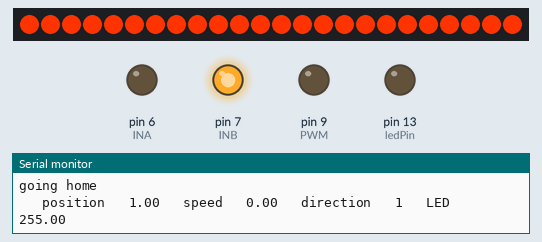
This sketch was run on a simulated Arduino Uno, built with avr-gcc and run on an emulated ATmega328P. On the bench: 24 RGB LEDs in strip order, left to right, output pins drawn as LEDs (lit = HIGH), the last lines printed to the serial monitor. Dim RGB values are drawn brighter than linear.

Above: at 21.63 s.
At 59.13 s:
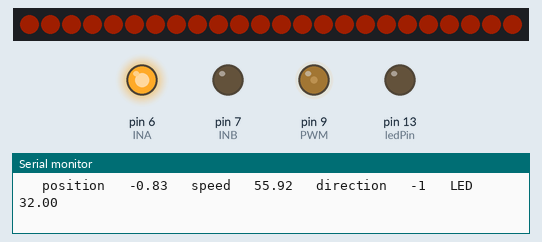
At 75.78 s:
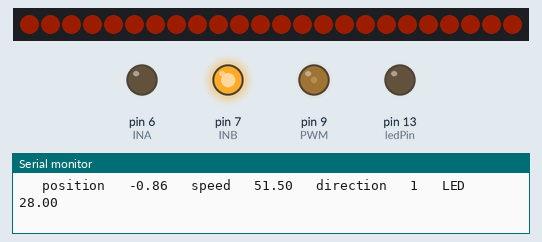
At 102.65 s:
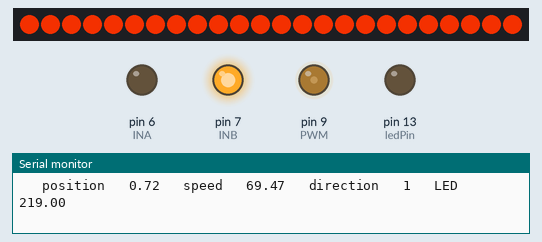
At 114.15 s:
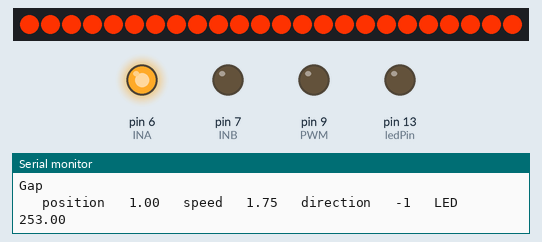
At 129.81 s:
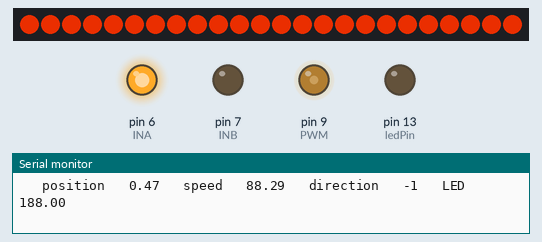
Timing chart, 0 to 130.0 s (numbered marks = the images above):
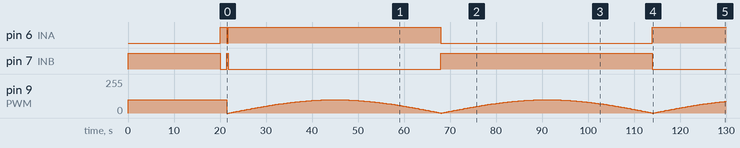

The sketch:

200125_HugeFlower_IR.ino
```cpp
#include <AccelStepper.h>
#include <Adafruit_NeoPixel.h>
#define LED_PIN    5
#define LED_COUNT 24
#define PWM 9
#define INA 6
#define INB 7
#define button 4
#include <math.h>

Adafruit_NeoPixel strip(LED_COUNT, LED_PIN, NEO_GRB + NEO_KHZ800);

float position;
float speed;
float lastPosition;
float lastSpeed;
int GAP = 0;
int homeDelay = 20000;
int rotDirection = 0;
int pressed = false;
int direction = 1;
int lastDirection = 1;
float LED;
const int buttonPin = 2;     // the number of the pushbutton pin
const int ledPin =  13;      // the number of the LED pin
int buttonState = 0;

void setup() {
  pinMode(PWM, OUTPUT);
  pinMode(INA, OUTPUT);
  pinMode(INB, OUTPUT);

  strip.begin();           // INITIALIZE NeoPixel strip object (REQUIRED)
  strip.show();            // Turn OFF all pixels ASAP
  strip.setBrightness(255); // Set BRIGHTNESS to about 1/5 (max = 255)


  TCCR1B = (TCCR1B & 0b11111000) | 0x01; //https://playground.arduino.cc/Main/TimerPWMCheatsheet/

  // initialize the LED pin as an output:
  pinMode(ledPin, OUTPUT);
  // initialize the pushbutton pin as an input:
  pinMode(buttonPin, INPUT);
  Serial.begin(9600);
  digitalWrite(INA, LOW); // go up to upper limit
  digitalWrite(INB, HIGH);
  analogWrite(PWM, 100);
  Serial.println("going home");
  delay(homeDelay);
  digitalWrite(INA, HIGH); // go up to upper limit
  digitalWrite(INB, LOW);
  delay(1500);

}
void loop() {

  digitalWrite(INA, HIGH); //set direction down
  digitalWrite(INB, LOW);
  for (int d = 90; d < 450; d++) {
    lastPosition = position;
    lastDirection = direction;
    position = sin(DEG_TO_RAD * d);

    analogWrite(PWM, speed);
    LED = map(position * 100, -100, 100, 10, 255);

    if (position > lastPosition) { //direction is upwards
      //Serial.println ("direction changed up");
      direction = 1;
      digitalWrite(INA, LOW); //set direction up
      digitalWrite(INB, HIGH);
      speed = abs(100 * cos(DEG_TO_RAD * d));

    }
    if (position < lastPosition) {  //direction is downwards
      direction = -1;
      digitalWrite(INA, HIGH); //set direction down
      digitalWrite(INB, LOW);
      speed = abs(100 * cos(DEG_TO_RAD * d));

    }

    if (lastDirection != direction) {
      Serial.println("Gap");
      delay(GAP);
    }
    Serial.print("   position   "); //Debuging print
    Serial.print( position);
    Serial.print("   speed   ");
    Serial.print( speed);
    Serial.print("   direction   ");
    Serial.print(direction);
    Serial.print("   LED    ");
    Serial.println(LED);


    for (int i = 0; i < strip.numPixels(); i++) {
      strip.setPixelColor(i, LED, LED / 5, 0);
    }
    strip.show();

    delay(250);//150
  }
}
```

Measured:
- by itself, pin 6 (INA): HIGH → LOW at 21.5 s, → HIGH 0.25 s later, → LOW 46.2 s later, → HIGH 46.0 s later
- by itself, pin 7 (INB): goes LOW 1.5 s, HIGH 0.25 s, LOW 46.2 s, HIGH 46.0 s, then LOW
